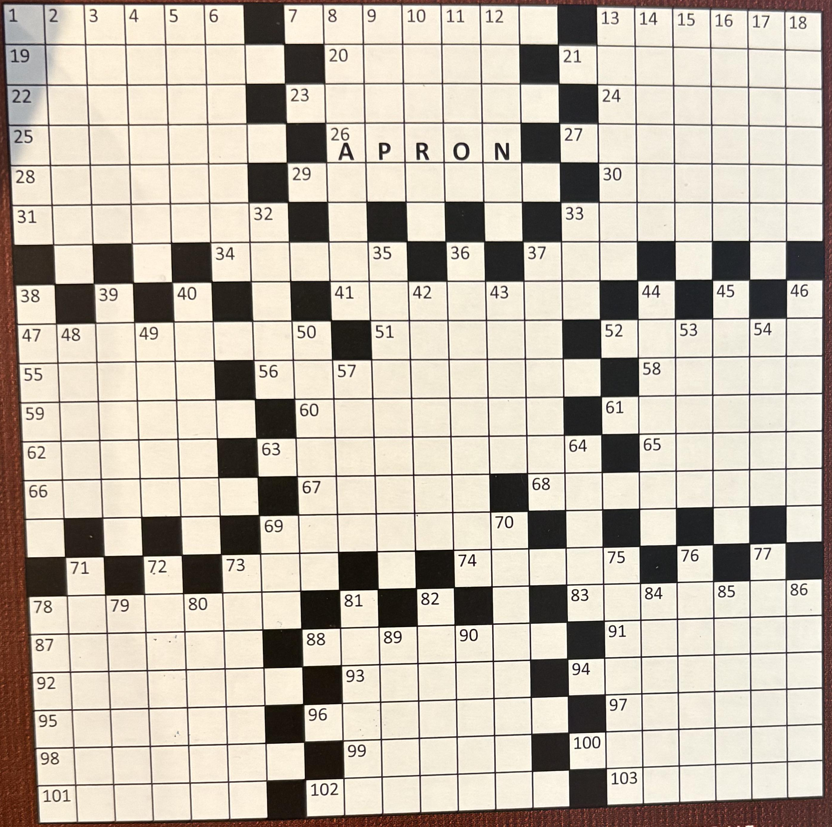
#> input picture breakfast-time/breakfast_time_grid.png, 832 x 827 px
$ python analyze_grid.py
#> lines starting #> are read from the running program, lines starting #| are printed output that depends on the picture; after the words box and inside, x2 and y2 are one past the last pixel; in counts of white or black regions, pixels touching at a corner belong together
"""
Detect the black/white cell pattern of breakfast_time_grid.png by finding
white-cell blobs via connected components, then mapping each blob to a grid
cell with PER-ROW X-alignment to absorb perspective distortion.
"""

import json
from pathlib import Path

import cv2
import numpy as np

ROOT = Path(__file__).resolve().parent
IMG  = ROOT / "breakfast_time_grid.png"
DATA = ROOT / "puzzle-data.json"

ROWS, COLS = 21, 20


def main():
    bgr = cv2.imread(str(IMG))
#> bgr is the input picture: shape (827, 832, 3); mean B, G, R 170.9, 184.2, 193.5
    gray = cv2.cvtColor(bgr, cv2.COLOR_BGR2GRAY)
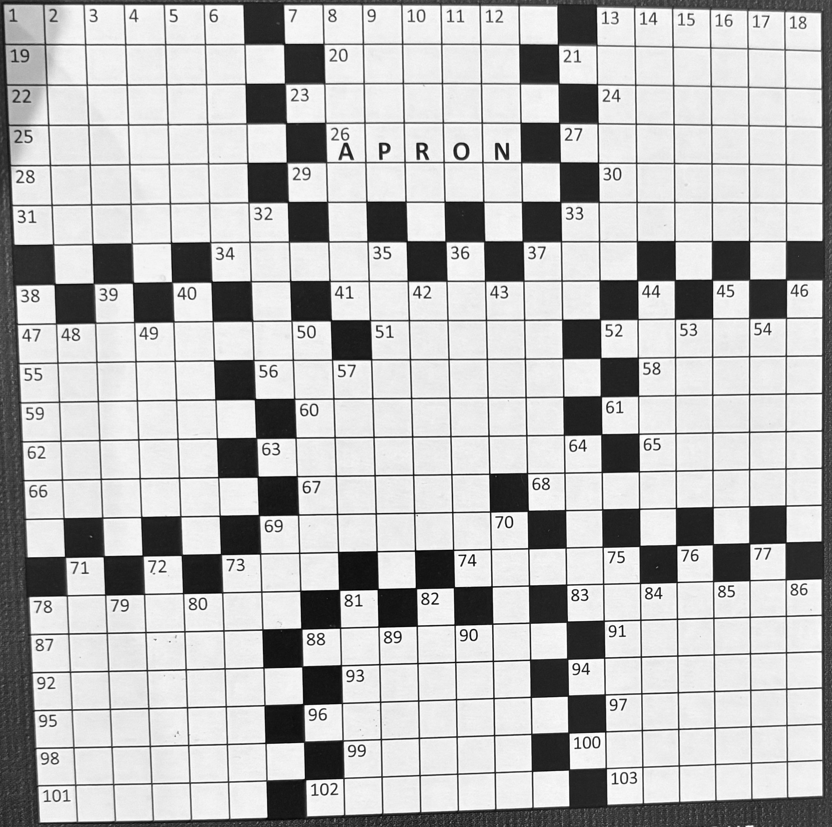
#> gray: shape (827, 832); min 1, max 255, mean 185.5
    h, w = gray.shape
#> h = 827; w = 832

    bright = (gray > 180).astype(np.uint8) * 255
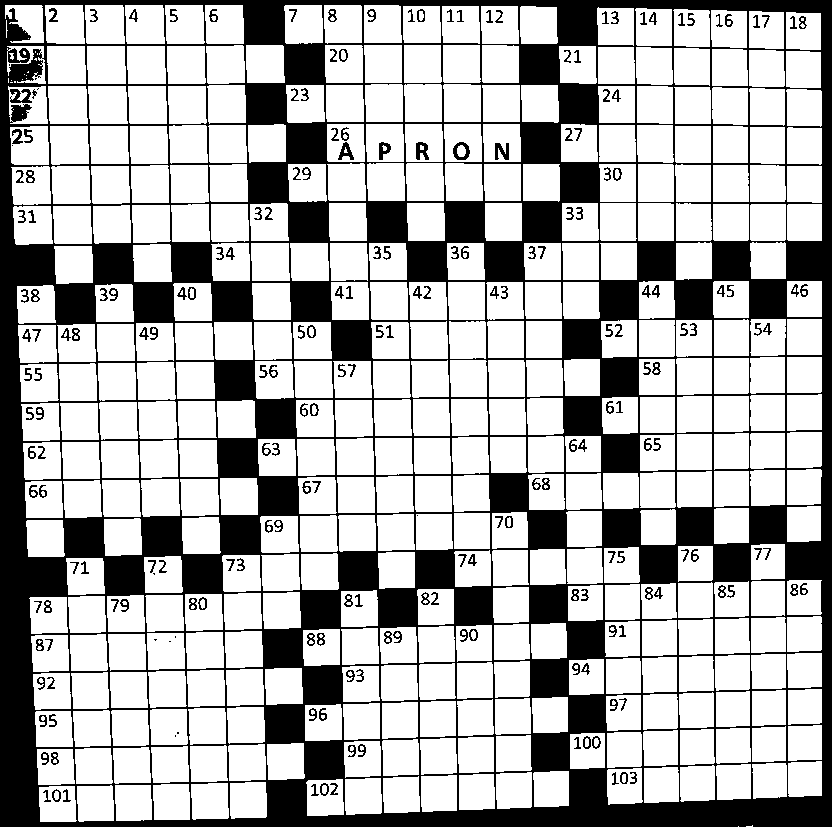
#> bright: shape (827, 832); 70.3% white; 215 black regions (11 under 20 px), largest, box (x1, y1, x2, y2) and area: (0, 0, 832, 827) 193821, (10, 89, 32, 103) 188, (453, 142, 470, 160) 158
    kernel = cv2.getStructuringElement(cv2.MORPH_RECT, (3, 3))
    bright_e = cv2.erode(bright, kernel, iterations=1)
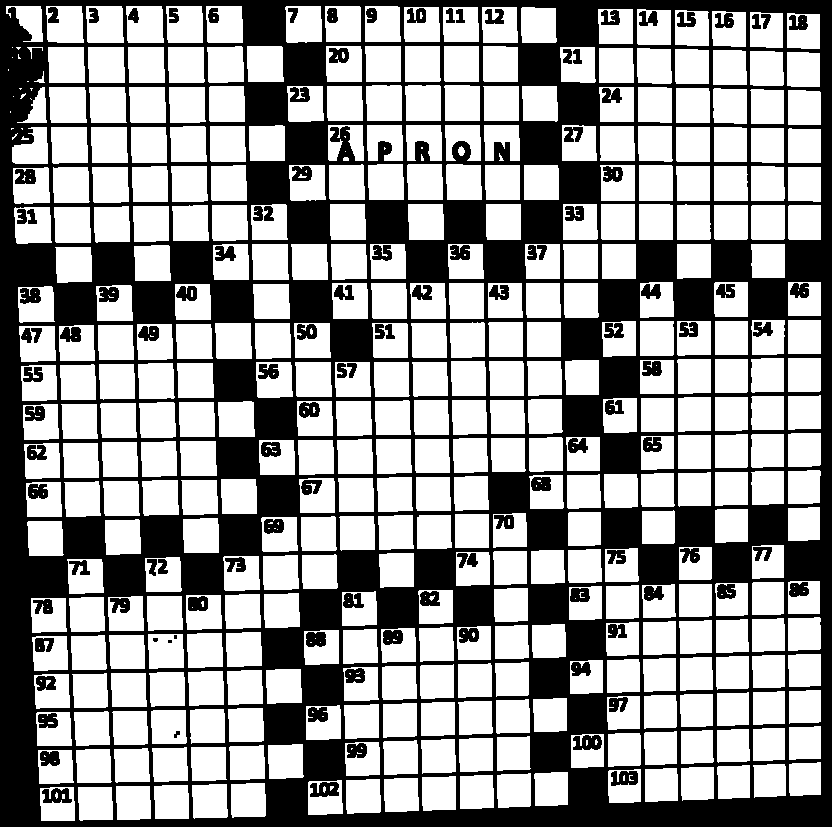
#> bright_e: shape (827, 832); 60.4% white; 114 black regions (3 under 20 px), largest, box (x1, y1, x2, y2) and area: (0, 0, 832, 827) 250602, (573, 735, 602, 750) 325, (310, 782, 339, 797) 324

    num, _, stats, centroids = cv2.connectedComponentsWithStats(bright_e, connectivity=4)
#> num = 526; stats = 526 rows, first 6: [0, 0, 832, 827, 272225], [6, 6, 37, 36, 759], [46, 6, 38, 37, 1191], [86, 6, 38, 37, 1232], [126, 6, 38, 37, 1230], [166, 6, 37, 37, 1210]; centroids = 526 pairs, first value 8 to 805.1, second value 12 to 807
    blobs = []
    for i in range(1, num):
        area = stats[i, 4]
        if 500 <= area <= 2500:
            blobs.append((float(centroids[i][0]), float(centroids[i][1]), int(area)))
#> this loop made 525 passes
#> area on passes 1 to 3: 759, 1191, 1232
#> after the loop, blobs = 371 items, first 6: (29.63, 20.28, 759), (65.77, 24.9, 1191), (105.4, 24.79, 1232), (145.4, 24.77, 1230), (185.4, 24.84, 1210), (225.4, 24.96, 1197)
    print(f"White-cell blobs: {len(blobs)}")
#| White-cell blobs: 371

    # Step 1: assign each blob to a row using its Y coordinate.
    # Find global Y origin and stride first by clustering Y centers.
    ys = sorted(b[1] for b in blobs)
#> ys = 371 values from 20.28 to 807
    # The y values of blobs in the same row are within ~5 px of each other.
    y_clusters = [[ys[0]]]
#> y_clusters = [[20.28]]
    for y in ys[1:]:
        if y - y_clusters[-1][-1] < 18:
            y_clusters[-1].append(y)
        else:
            y_clusters.append([y])
#> this loop made 370 passes
#> y on passes 1 to 3: 24.43, 24.53, 24.66
#> after the loop, y_clusters = 16 items
    y_means = [float(np.mean(c)) for c in y_clusters]
#> y_means = [26.31, 65.13, 104.3, 143.4, 183.3, 222.7, 262, 301.8, 340.5, 378.8, 417.2, 455.6, 493.5, 531.6, 569.7, 701.7]
    print(f"Distinct Y rows found: {len(y_means)}")
#| Distinct Y rows found: 16
    if len(y_means) > ROWS:
        # Sometimes one row gets split — merge nearest.
        while len(y_means) > ROWS:
            diffs = np.diff(y_means)
            idx = int(np.argmin(diffs))
            merged = (y_means[idx] + y_means[idx + 1]) / 2
            y_means = y_means[:idx] + [merged] + y_means[idx + 2:]

    # Pad to ROWS if some rows were entirely black (no blobs in them).
    if len(y_means) < ROWS:
        # Estimate stride and pad missing rows.
        diffs = np.diff(y_means)
#> diffs = [38.81, 39.18, 39.08, 39.88, 39.43, 39.34, 39.79, 38.64, 38.28, 38.46, 38.41, 37.86, 38.1, 38.08, 132]
        med_stride = float(np.median(diffs))
#> med_stride = 38.81
        print(f"  median Y stride: {med_stride:.2f}")
#|   median Y stride: 38.81
        full = []
        prev = y_means[0]
#> prev = 26.31
        full.append(prev)
        for y in y_means[1:]:
            gap = y - prev
            n_skip = max(0, round(gap / med_stride) - 1)
            for k in range(1, n_skip + 1):
                full.append(prev + k * (gap / (n_skip + 1)))
            full.append(y)
            prev = y
#> this loop made 15 passes
#> (y, gap, n_skip, prev) on passes 1 to 12: (65.13, 38.81, 0, 65.13), (104.3, 39.18, 0, 104.3), (143.4, 39.08, 0, 143.4), (183.3, 39.88, 0, 183.3), (222.7, 39.43, 0, 222.7), (262, 39.34, 0, 262), (301.8, 39.79, 0, 301.8), (340.5, 38.64, 0, 340.5), (378.8, 38.28, 0, 378.8), (417.2, 38.46, 0, 417.2), (455.6, 38.41, 0, 455.6), (493.5, 37.86, 0, 493.5)
#> after the loop, full = [26.31, 65.13, 104.3, 143.4, 183.3, 222.7, 262, 301.8, 340.5, 378.8, 417.2, 455.6, 493.5, 531.6, 569.7, 613.7, 657.7, 701.7]
        # Maybe still short; pad to ROWS by extending below.
        while len(full) < ROWS:
            full.append(full[-1] + med_stride)
#> this loop made 3 passes
#> after the loop, full = [26.31, 65.13, 104.3, 143.4, 183.3, 222.7, 262, 301.8, 340.5, 378.8, 417.2, 455.6, 493.5, 531.6, 569.7, 613.7, 657.7, 701.7, 740.5, 779.3, 818.2]
        y_means = full[:ROWS]
#> y_means has the same summary as full
        print(f"  padded to {len(y_means)} rows")
#|   padded to 21 rows

    print(f"Y row centers: {[round(y,1) for y in y_means]}")
#| Y row centers: [26.3, 65.1, 104.3, 143.4, 183.3, 222.7, 262.0, 301.8, 340.5, 378.8, 417.2, 455.6, 493.5, 531.6, 569.7, 613.7, 657.7, 701.7, 740.5, 779.3, 818.2]

    # Step 2: assign each blob to a row by nearest Y.
    blobs_by_row = [[] for _ in range(ROWS)]
#> blobs_by_row = [[], [], [], [], [], [], [], [], [], [], [], [], [], [], [], [], [], [], [], [], []]
    for b in blobs:
        bx, by, _ = b
        r = min(range(ROWS), key=lambda i: abs(by - y_means[i]))
        blobs_by_row[r].append(b)
#> this loop made 371 passes
#> (b, bx, by, r) on passes 1 to 3: ((29.63, 20.28, 759), 29.63, 20.28, 0), ((65.77, 24.9, 1191), 65.77, 24.9, 0), ((105.4, 24.79, 1232), 105.4, 24.79, 0)

    # Step 3: for each row, build the column assignment.
    # All blobs in this row should land on integer cell columns.
    # Find optimal x_origin & col_stride for the WHOLE grid first (global), then
    # let each row's mapping shift slightly.
    all_xs = sorted(b[0] for b in blobs)
#> all_xs = 371 values from 29.63 to 805.1
    xmin = all_xs[0]
#> xmin = 29.63
    xmax = all_xs[-1]
#> xmax = 805.1
    # The leftmost blob is in some col K (probably 0). The rightmost is in col L (probably 19).
    # Estimate stride assuming xmin = col 0 and xmax = col 19.
    col_stride_global = (xmax - xmin) / (COLS - 1)
#> col_stride_global = 40.81
    print(f"Global col_stride estimate: {col_stride_global:.2f}")
#| Global col_stride estimate: 40.81

    cells = [["#" for _ in range(COLS)] for _ in range(ROWS)]
#> cells = 21 items
    for r in range(ROWS):
        row_blobs = blobs_by_row[r]
        if not row_blobs:
            continue
        row_xs = sorted(b[0] for b in row_blobs)
        # Per-row alignment: shift x_origin so blobs align best with integer columns.
        # Try a few candidate origins within ±cell_stride/2 of the global one.
        # Global origin = xmin.
        best_err = 1e18
        best_org = xmin
        for dx in np.arange(-col_stride_global * 0.5,
                            col_stride_global * 0.5 + 0.1, 0.5):
            org = xmin + dx
            err = 0.0
            for x in row_xs:
                col_f = (x - org) / col_stride_global
                col_i = round(col_f)
                if 0 <= col_i < COLS:
                    err += (col_f - col_i) ** 2
                else:
                    err += 4.0
            if err < best_err:
                best_err = err
                best_org = org
        for x in row_xs:
            col_f = (x - best_org) / col_stride_global
            col_i = round(col_f)
            if 0 <= col_i < COLS:
                cells[r][col_i] = "."
#> this loop made 21 passes
#> row_xs on pass 21: [57.31, 95.01, 132.9, 171.3, 209.6, 248, 324.6]

    print()
    print("Detected grid:")
    print("       " + "".join(f"{c%10}" for c in range(COLS)))
    for r in range(ROWS):
        print(f"  {r:2d}   " + "".join(cells[r]))
#> this loop made 21 passes
#> (printed output is left out)

    # Vs JSON.
    data = json.loads(DATA.read_text())
#> (reads breakfast-time/puzzle-data.json from the repository)
    raw = data["grid"]["cells"]
    miss_bk, miss_op = [], []
    for r in range(ROWS):
        for c in range(COLS):
            v = raw[r][c]
            if v not in ("#", ".") and cells[r][c] == "#":
                miss_bk.append((r, c, v))
            if v == "#" and cells[r][c] == ".":
                miss_op.append((r, c))
    n_black = sum(1 for r in range(ROWS) for c in range(COLS) if cells[r][c] == "#")
#> n_black = 69
    n_white = ROWS * COLS - n_black
#> n_white = 351
    print(f"\nBlack cells: {n_black}, white cells: {n_white}")
#| Black cells: 69, white cells: 351
    print(f"Numbered cells detected as BLACK: {len(miss_bk)}")
    for r, c, v in miss_bk[:30]:
        print(f"  ({r:2d},{c:2d}) numbered {v}")
    print(f"\nJSON-# cells detected as OPEN: {len(miss_op)}")
    for r, c in miss_op[:30]:
        print(f"  ({r:2d},{c:2d})")

    # Overlay.
    overlay = bgr.copy()
    for x, y, _ in blobs:
        cv2.circle(overlay, (int(x), int(y)), 5, (0, 0, 255), 2)
#> this loop made 371 passes
#> (x, y) on passes 1 to 3: (29.63, 20.28), (65.77, 24.9), (105.4, 24.79)
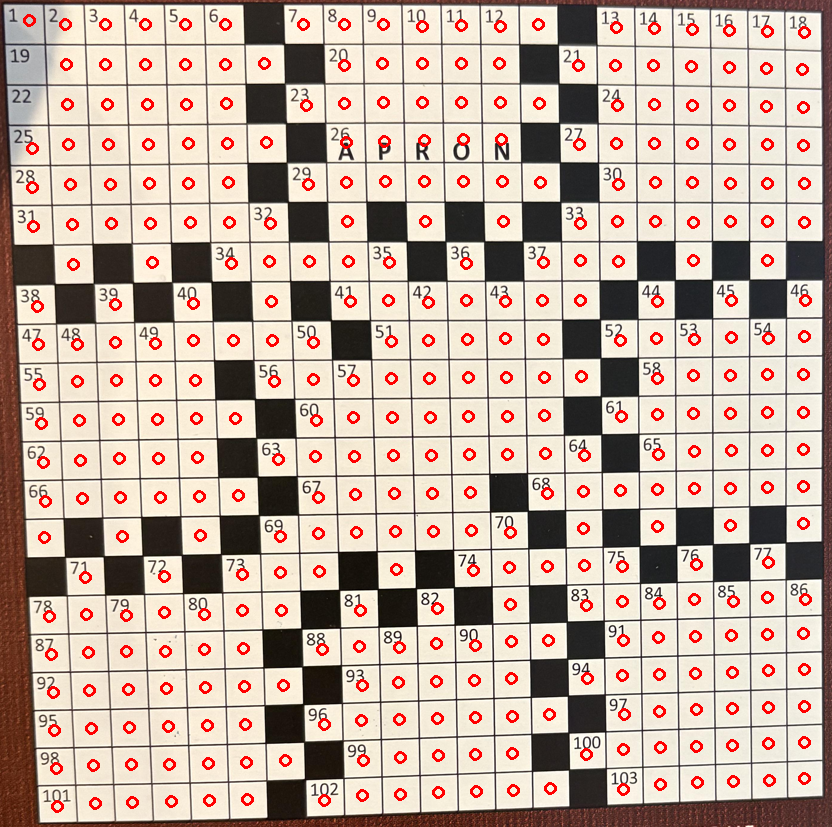
#> overlay: shape (827, 832, 3); 4.85% of pixels changed, all inside (x1, y1, x2, y2) = (23, 14, 812, 813)
    cv2.imwrite(str(ROOT / "grid_overlay.png"), overlay)

    (ROOT / "grid_detected.json").write_text(json.dumps({
        "rows": ROWS, "cols": COLS,
        "y_centers": y_means,
        "col_stride": col_stride_global,
        "cells": cells,
    }, indent=2))


if __name__ == "__main__":
    main()
